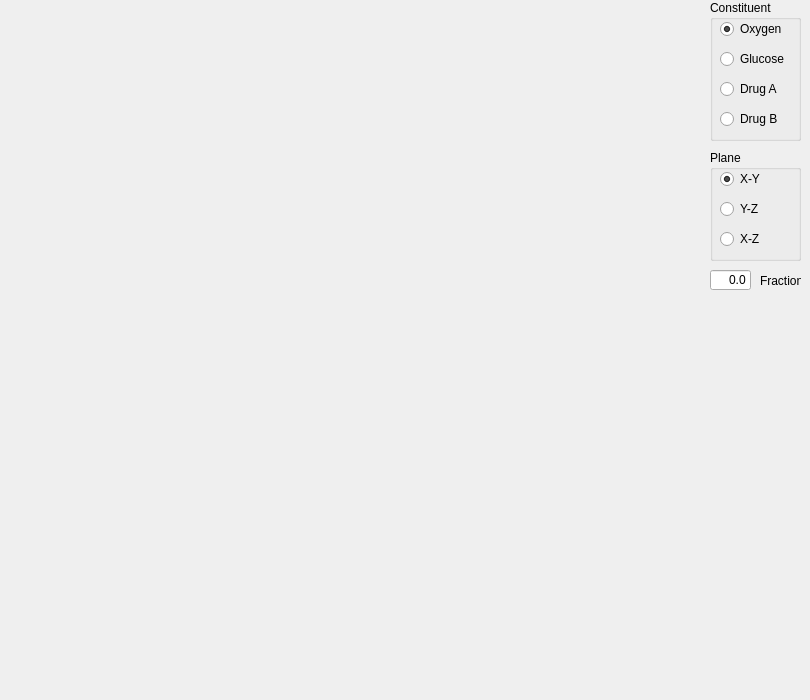
      <widget class="QWidget" name="page_2D">
       <property name="sizePolicy">
        <sizepolicy hsizetype="Fixed" vsizetype="Fixed">
         <horstretch>0</horstretch>
         <verstretch>0</verstretch>
        </sizepolicy>
       </property>
       <property name="maximumSize">
        <size>
         <width>1000</width>
         <height>700</height>
        </size>
       </property>
       <widget class="QWidget" name="widget_canvas" native="true">
        <property name="geometry">
         <rect>
          <x>0</x>
          <y>0</y>
          <width>700</width>
          <height>700</height>
         </rect>
        </property>
        <property name="sizePolicy">
         <sizepolicy hsizetype="Fixed" vsizetype="Fixed">
          <horstretch>0</horstretch>
          <verstretch>0</verstretch>
         </sizepolicy>
        </property>
        <property name="maximumSize">
         <size>
          <width>700</width>
          <height>700</height>
         </size>
        </property>
        <property name="baseSize">
         <size>
          <width>700</width>
          <height>700</height>
         </size>
        </property>
       </widget>
       <widget class="QGroupBox" name="groupBox_constituent">
        <property name="geometry">
         <rect>
          <x>710</x>
          <y>0</y>
          <width>91</width>
          <height>141</height>
         </rect>
        </property>
        <property name="title">
         <string>Constituent</string>
        </property>
        <widget class="QRadioButton" name="radioButton_oxygen">
         <property name="geometry">
          <rect>
           <x>10</x>
           <y>20</y>
           <width>82</width>
           <height>18</height>
          </rect>
         </property>
         <property name="text">
          <string>Oxygen</string>
         </property>
         <property name="checked">
          <bool>true</bool>
         </property>
         <attribute name="buttonGroup">
          <string>buttonGroup_constituent</string>
         </attribute>
        </widget>
        <widget class="QRadioButton" name="radioButton_glucose">
         <property name="geometry">
          <rect>
           <x>10</x>
           <y>50</y>
           <width>82</width>
           <height>18</height>
          </rect>
         </property>
         <property name="text">
          <string>Glucose</string>
         </property>
         <attribute name="buttonGroup">
          <string>buttonGroup_constituent</string>
         </attribute>
        </widget>
        <widget class="QRadioButton" name="radioButton_drugA">
         <property name="geometry">
          <rect>
           <x>10</x>
           <y>80</y>
           <width>82</width>
           <height>18</height>
          </rect>
         </property>
         <property name="text">
          <string>Drug A</string>
         </property>
         <attribute name="buttonGroup">
          <string>buttonGroup_constituent</string>
         </attribute>
        </widget>
        <widget class="QRadioButton" name="radioButton_drugB">
         <property name="geometry">
          <rect>
           <x>10</x>
           <y>110</y>
           <width>82</width>
           <height>18</height>
          </rect>
         </property>
         <property name="text">
          <string>Drug B</string>
         </property>
         <attribute name="buttonGroup">
          <string>buttonGroup_constituent</string>
         </attribute>
        </widget>
       </widget>
       <widget class="QGroupBox" name="groupBox_plane">
        <property name="geometry">
         <rect>
          <x>710</x>
          <y>150</y>
          <width>91</width>
          <height>111</height>
         </rect>
        </property>
        <property name="title">
         <string>Plane</string>
        </property>
        <widget class="QRadioButton" name="radioButton_XY">
         <property name="geometry">
          <rect>
           <x>10</x>
           <y>20</y>
           <width>51</width>
           <height>18</height>
          </rect>
         </property>
         <property name="text">
          <string>X-Y</string>
         </property>
         <property name="checked">
          <bool>true</bool>
         </property>
         <attribute name="buttonGroup">
          <string>buttonGroup_plane</string>
         </attribute>
        </widget>
        <widget class="QRadioButton" name="radioButton_YZ">
         <property name="geometry">
          <rect>
           <x>10</x>
           <y>50</y>
           <width>51</width>
           <height>18</height>
          </rect>
         </property>
         <property name="text">
          <string>Y-Z</string>
         </property>
         <attribute name="buttonGroup">
          <string>buttonGroup_plane</string>
         </attribute>
        </widget>
        <widget class="QRadioButton" name="radioButton_XZ">
         <property name="geometry">
          <rect>
           <x>10</x>
           <y>80</y>
           <width>51</width>
           <height>18</height>
          </rect>
         </property>
         <property name="text">
          <string>X-Z</string>
         </property>
         <attribute name="buttonGroup">
          <string>buttonGroup_plane</string>
         </attribute>
        </widget>
       </widget>
       <widget class="QLineEdit" name="lineEdit_fraction">
        <property name="geometry">
         <rect>
          <x>710</x>
          <y>270</y>
          <width>41</width>
          <height>20</height>
         </rect>
        </property>
        <property name="text">
         <string>0.0</string>
        </property>
        <property name="alignment">
         <set>Qt::AlignRight|Qt::AlignTrailing|Qt::AlignVCenter</set>
        </property>
       </widget>
       <widget class="QLabel" name="label_fraction">
        <property name="geometry">
         <rect>
          <x>760</x>
          <y>270</y>
          <width>41</width>
          <height>21</height>
         </rect>
        </property>
        <property name="text">
         <string>Fraction</string>
        </property>
       </widget>
      </widget>
